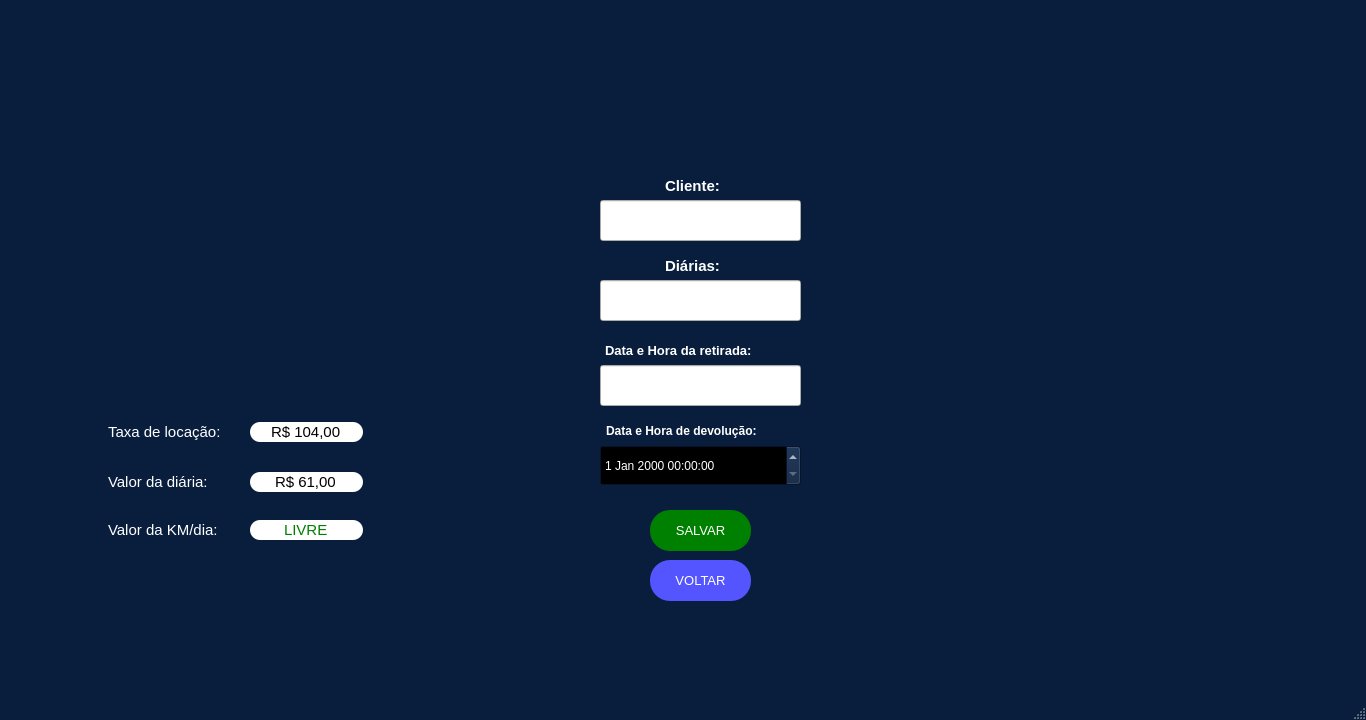
<?xml version="1.0" encoding="UTF-8"?>
<ui version="4.0">
 <class>MainWindow</class>
 <widget class="QMainWindow" name="MainWindow">
  <property name="geometry">
   <rect>
    <x>0</x>
    <y>0</y>
    <width>1366</width>
    <height>720</height>
   </rect>
  </property>
  <property name="minimumSize">
   <size>
    <width>1366</width>
    <height>720</height>
   </size>
  </property>
  <property name="maximumSize">
   <size>
    <width>1366</width>
    <height>720</height>
   </size>
  </property>
  <property name="palette">
   <palette>
    <active>
     <colorrole role="WindowText">
      <brush brushstyle="SolidPattern">
       <color alpha="255">
        <red>255</red>
        <green>255</green>
        <blue>255</blue>
       </color>
      </brush>
     </colorrole>
     <colorrole role="Button">
      <brush brushstyle="SolidPattern">
       <color alpha="255">
        <red>9</red>
        <green>30</green>
        <blue>61</blue>
       </color>
      </brush>
     </colorrole>
     <colorrole role="Light">
      <brush brushstyle="SolidPattern">
       <color alpha="255">
        <red>13</red>
        <green>45</green>
        <blue>91</blue>
       </color>
      </brush>
     </colorrole>
     <colorrole role="Midlight">
      <brush brushstyle="SolidPattern">
       <color alpha="255">
        <red>11</red>
        <green>37</green>
        <blue>76</blue>
       </color>
      </brush>
     </colorrole>
     <colorrole role="Dark">
      <brush brushstyle="SolidPattern">
       <color alpha="255">
        <red>4</red>
        <green>15</green>
        <blue>30</blue>
       </color>
      </brush>
     </colorrole>
     <colorrole role="Mid">
      <brush brushstyle="SolidPattern">
       <color alpha="255">
        <red>6</red>
        <green>20</green>
        <blue>41</blue>
       </color>
      </brush>
     </colorrole>
     <colorrole role="Text">
      <brush brushstyle="SolidPattern">
       <color alpha="255">
        <red>255</red>
        <green>255</green>
        <blue>255</blue>
       </color>
      </brush>
     </colorrole>
     <colorrole role="BrightText">
      <brush brushstyle="SolidPattern">
       <color alpha="255">
        <red>255</red>
        <green>255</green>
        <blue>255</blue>
       </color>
      </brush>
     </colorrole>
     <colorrole role="ButtonText">
      <brush brushstyle="SolidPattern">
       <color alpha="255">
        <red>255</red>
        <green>255</green>
        <blue>255</blue>
       </color>
      </brush>
     </colorrole>
     <colorrole role="Base">
      <brush brushstyle="SolidPattern">
       <color alpha="255">
        <red>0</red>
        <green>0</green>
        <blue>0</blue>
       </color>
      </brush>
     </colorrole>
     <colorrole role="Window">
      <brush brushstyle="SolidPattern">
       <color alpha="255">
        <red>9</red>
        <green>30</green>
        <blue>61</blue>
       </color>
      </brush>
     </colorrole>
     <colorrole role="Shadow">
      <brush brushstyle="SolidPattern">
       <color alpha="255">
        <red>0</red>
        <green>0</green>
        <blue>0</blue>
       </color>
      </brush>
     </colorrole>
     <colorrole role="AlternateBase">
      <brush brushstyle="SolidPattern">
       <color alpha="255">
        <red>4</red>
        <green>15</green>
        <blue>30</blue>
       </color>
      </brush>
     </colorrole>
     <colorrole role="ToolTipBase">
      <brush brushstyle="SolidPattern">
       <color alpha="255">
        <red>255</red>
        <green>255</green>
        <blue>220</blue>
       </color>
      </brush>
     </colorrole>
     <colorrole role="ToolTipText">
      <brush brushstyle="SolidPattern">
       <color alpha="255">
        <red>0</red>
        <green>0</green>
        <blue>0</blue>
       </color>
      </brush>
     </colorrole>
     <colorrole role="PlaceholderText">
      <brush brushstyle="SolidPattern">
       <color alpha="128">
        <red>255</red>
        <green>255</green>
        <blue>255</blue>
       </color>
      </brush>
     </colorrole>
    </active>
    <inactive>
     <colorrole role="WindowText">
      <brush brushstyle="SolidPattern">
       <color alpha="255">
        <red>255</red>
        <green>255</green>
        <blue>255</blue>
       </color>
      </brush>
     </colorrole>
     <colorrole role="Button">
      <brush brushstyle="SolidPattern">
       <color alpha="255">
        <red>9</red>
        <green>30</green>
        <blue>61</blue>
       </color>
      </brush>
     </colorrole>
     <colorrole role="Light">
      <brush brushstyle="SolidPattern">
       <color alpha="255">
        <red>13</red>
        <green>45</green>
        <blue>91</blue>
       </color>
      </brush>
     </colorrole>
     <colorrole role="Midlight">
      <brush brushstyle="SolidPattern">
       <color alpha="255">
        <red>11</red>
        <green>37</green>
        <blue>76</blue>
       </color>
      </brush>
     </colorrole>
     <colorrole role="Dark">
      <brush brushstyle="SolidPattern">
       <color alpha="255">
        <red>4</red>
        <green>15</green>
        <blue>30</blue>
       </color>
      </brush>
     </colorrole>
     <colorrole role="Mid">
      <brush brushstyle="SolidPattern">
       <color alpha="255">
        <red>6</red>
        <green>20</green>
        <blue>41</blue>
       </color>
      </brush>
     </colorrole>
     <colorrole role="Text">
      <brush brushstyle="SolidPattern">
       <color alpha="255">
        <red>255</red>
        <green>255</green>
        <blue>255</blue>
       </color>
      </brush>
     </colorrole>
     <colorrole role="BrightText">
      <brush brushstyle="SolidPattern">
       <color alpha="255">
        <red>255</red>
        <green>255</green>
        <blue>255</blue>
       </color>
      </brush>
     </colorrole>
     <colorrole role="ButtonText">
      <brush brushstyle="SolidPattern">
       <color alpha="255">
        <red>255</red>
        <green>255</green>
        <blue>255</blue>
       </color>
      </brush>
     </colorrole>
     <colorrole role="Base">
      <brush brushstyle="SolidPattern">
       <color alpha="255">
        <red>0</red>
        <green>0</green>
        <blue>0</blue>
       </color>
      </brush>
     </colorrole>
     <colorrole role="Window">
      <brush brushstyle="SolidPattern">
       <color alpha="255">
        <red>9</red>
        <green>30</green>
        <blue>61</blue>
       </color>
      </brush>
     </colorrole>
     <colorrole role="Shadow">
      <brush brushstyle="SolidPattern">
       <color alpha="255">
        <red>0</red>
        <green>0</green>
        <blue>0</blue>
       </color>
      </brush>
     </colorrole>
     <colorrole role="AlternateBase">
      <brush brushstyle="SolidPattern">
       <color alpha="255">
        <red>4</red>
        <green>15</green>
        <blue>30</blue>
       </color>
      </brush>
     </colorrole>
     <colorrole role="ToolTipBase">
      <brush brushstyle="SolidPattern">
       <color alpha="255">
        <red>255</red>
        <green>255</green>
        <blue>220</blue>
       </color>
      </brush>
     </colorrole>
     <colorrole role="ToolTipText">
      <brush brushstyle="SolidPattern">
       <color alpha="255">
        <red>0</red>
        <green>0</green>
        <blue>0</blue>
       </color>
      </brush>
     </colorrole>
     <colorrole role="PlaceholderText">
      <brush brushstyle="SolidPattern">
       <color alpha="128">
        <red>255</red>
        <green>255</green>
        <blue>255</blue>
       </color>
      </brush>
     </colorrole>
    </inactive>
    <disabled>
     <colorrole role="WindowText">
      <brush brushstyle="SolidPattern">
       <color alpha="255">
        <red>4</red>
        <green>15</green>
        <blue>30</blue>
       </color>
      </brush>
     </colorrole>
     <colorrole role="Button">
      <brush brushstyle="SolidPattern">
       <color alpha="255">
        <red>9</red>
        <green>30</green>
        <blue>61</blue>
       </color>
      </brush>
     </colorrole>
     <colorrole role="Light">
      <brush brushstyle="SolidPattern">
       <color alpha="255">
        <red>13</red>
        <green>45</green>
        <blue>91</blue>
       </color>
      </brush>
     </colorrole>
     <colorrole role="Midlight">
      <brush brushstyle="SolidPattern">
       <color alpha="255">
        <red>11</red>
        <green>37</green>
        <blue>76</blue>
       </color>
      </brush>
     </colorrole>
     <colorrole role="Dark">
      <brush brushstyle="SolidPattern">
       <color alpha="255">
        <red>4</red>
        <green>15</green>
        <blue>30</blue>
       </color>
      </brush>
     </colorrole>
     <colorrole role="Mid">
      <brush brushstyle="SolidPattern">
       <color alpha="255">
        <red>6</red>
        <green>20</green>
        <blue>41</blue>
       </color>
      </brush>
     </colorrole>
     <colorrole role="Text">
      <brush brushstyle="SolidPattern">
       <color alpha="255">
        <red>4</red>
        <green>15</green>
        <blue>30</blue>
       </color>
      </brush>
     </colorrole>
     <colorrole role="BrightText">
      <brush brushstyle="SolidPattern">
       <color alpha="255">
        <red>255</red>
        <green>255</green>
        <blue>255</blue>
       </color>
      </brush>
     </colorrole>
     <colorrole role="ButtonText">
      <brush brushstyle="SolidPattern">
       <color alpha="255">
        <red>4</red>
        <green>15</green>
        <blue>30</blue>
       </color>
      </brush>
     </colorrole>
     <colorrole role="Base">
      <brush brushstyle="SolidPattern">
       <color alpha="255">
        <red>9</red>
        <green>30</green>
        <blue>61</blue>
       </color>
      </brush>
     </colorrole>
     <colorrole role="Window">
      <brush brushstyle="SolidPattern">
       <color alpha="255">
        <red>9</red>
        <green>30</green>
        <blue>61</blue>
       </color>
      </brush>
     </colorrole>
     <colorrole role="Shadow">
      <brush brushstyle="SolidPattern">
       <color alpha="255">
        <red>0</red>
        <green>0</green>
        <blue>0</blue>
       </color>
      </brush>
     </colorrole>
     <colorrole role="AlternateBase">
      <brush brushstyle="SolidPattern">
       <color alpha="255">
        <red>9</red>
        <green>30</green>
        <blue>61</blue>
       </color>
      </brush>
     </colorrole>
     <colorrole role="ToolTipBase">
      <brush brushstyle="SolidPattern">
       <color alpha="255">
        <red>255</red>
        <green>255</green>
        <blue>220</blue>
       </color>
      </brush>
     </colorrole>
     <colorrole role="ToolTipText">
      <brush brushstyle="SolidPattern">
       <color alpha="255">
        <red>0</red>
        <green>0</green>
        <blue>0</blue>
       </color>
      </brush>
     </colorrole>
     <colorrole role="PlaceholderText">
      <brush brushstyle="SolidPattern">
       <color alpha="128">
        <red>255</red>
        <green>255</green>
        <blue>255</blue>
       </color>
      </brush>
     </colorrole>
    </disabled>
   </palette>
  </property>
  <property name="windowTitle">
   <string>Long Drive</string>
  </property>
  <property name="windowIcon">
   <iconset>
    <normaloff>../Logos/LOGO4.png</normaloff>../Logos/LOGO4.png</iconset>
  </property>
  <property name="layoutDirection">
   <enum>Qt::LeftToRight</enum>
  </property>
  <widget class="QWidget" name="centralwidget">
   <widget class="QPushButton" name="kwidt2">
    <property name="geometry">
     <rect>
      <x>40</x>
      <y>20</y>
      <width>501</width>
      <height>311</height>
     </rect>
    </property>
    <property name="palette">
     <palette>
      <active>
       <colorrole role="WindowText">
        <brush brushstyle="SolidPattern">
         <color alpha="255">
          <red>170</red>
          <green>85</green>
          <blue>0</blue>
         </color>
        </brush>
       </colorrole>
       <colorrole role="Text">
        <brush brushstyle="SolidPattern">
         <color alpha="255">
          <red>0</red>
          <green>0</green>
          <blue>0</blue>
         </color>
        </brush>
       </colorrole>
       <colorrole role="BrightText">
        <brush brushstyle="SolidPattern">
         <color alpha="255">
          <red>203</red>
          <green>255</green>
          <blue>80</blue>
         </color>
        </brush>
       </colorrole>
       <colorrole role="ButtonText">
        <brush brushstyle="SolidPattern">
         <color alpha="255">
          <red>57</red>
          <green>87</green>
          <blue>255</blue>
         </color>
        </brush>
       </colorrole>
       <colorrole role="ToolTipBase">
        <brush brushstyle="SolidPattern">
         <color alpha="255">
          <red>255</red>
          <green>255</green>
          <blue>0</blue>
         </color>
        </brush>
       </colorrole>
       <colorrole role="PlaceholderText">
        <brush brushstyle="SolidPattern">
         <color alpha="128">
          <red>0</red>
          <green>0</green>
          <blue>0</blue>
         </color>
        </brush>
       </colorrole>
      </active>
      <inactive>
       <colorrole role="WindowText">
        <brush brushstyle="SolidPattern">
         <color alpha="255">
          <red>170</red>
          <green>85</green>
          <blue>0</blue>
         </color>
        </brush>
       </colorrole>
       <colorrole role="Text">
        <brush brushstyle="SolidPattern">
         <color alpha="255">
          <red>0</red>
          <green>0</green>
          <blue>0</blue>
         </color>
        </brush>
       </colorrole>
       <colorrole role="BrightText">
        <brush brushstyle="SolidPattern">
         <color alpha="255">
          <red>203</red>
          <green>255</green>
          <blue>80</blue>
         </color>
        </brush>
       </colorrole>
       <colorrole role="ButtonText">
        <brush brushstyle="SolidPattern">
         <color alpha="255">
          <red>57</red>
          <green>87</green>
          <blue>255</blue>
         </color>
        </brush>
       </colorrole>
       <colorrole role="ToolTipBase">
        <brush brushstyle="SolidPattern">
         <color alpha="255">
          <red>255</red>
          <green>255</green>
          <blue>0</blue>
         </color>
        </brush>
       </colorrole>
       <colorrole role="PlaceholderText">
        <brush brushstyle="SolidPattern">
         <color alpha="128">
          <red>0</red>
          <green>0</green>
          <blue>0</blue>
         </color>
        </brush>
       </colorrole>
      </inactive>
      <disabled>
       <colorrole role="WindowText">
        <brush brushstyle="SolidPattern">
         <color alpha="255">
          <red>4</red>
          <green>15</green>
          <blue>30</blue>
         </color>
        </brush>
       </colorrole>
       <colorrole role="Text">
        <brush brushstyle="SolidPattern">
         <color alpha="255">
          <red>120</red>
          <green>120</green>
          <blue>120</blue>
         </color>
        </brush>
       </colorrole>
       <colorrole role="BrightText">
        <brush brushstyle="SolidPattern">
         <color alpha="255">
          <red>203</red>
          <green>255</green>
          <blue>80</blue>
         </color>
        </brush>
       </colorrole>
       <colorrole role="ButtonText">
        <brush brushstyle="SolidPattern">
         <color alpha="255">
          <red>120</red>
          <green>120</green>
          <blue>120</blue>
         </color>
        </brush>
       </colorrole>
       <colorrole role="ToolTipBase">
        <brush brushstyle="SolidPattern">
         <color alpha="255">
          <red>255</red>
          <green>255</green>
          <blue>0</blue>
         </color>
        </brush>
       </colorrole>
       <colorrole role="PlaceholderText">
        <brush brushstyle="SolidPattern">
         <color alpha="128">
          <red>0</red>
          <green>0</green>
          <blue>0</blue>
         </color>
        </brush>
       </colorrole>
      </disabled>
     </palette>
    </property>
    <property name="font">
     <font>
      <family>Arial</family>
      <weight>75</weight>
      <bold>true</bold>
     </font>
    </property>
    <property name="contextMenuPolicy">
     <enum>Qt::CustomContextMenu</enum>
    </property>
    <property name="text">
     <string/>
    </property>
    <property name="icon">
     <iconset>
      <normaloff>../Imagens/1-Kwid(T2).png</normaloff>../Imagens/1-Kwid(T2).png</iconset>
    </property>
    <property name="iconSize">
     <size>
      <width>492</width>
      <height>456</height>
     </size>
    </property>
    <property name="checkable">
     <bool>false</bool>
    </property>
    <property name="autoRepeat">
     <bool>false</bool>
    </property>
    <property name="autoExclusive">
     <bool>false</bool>
    </property>
    <property name="autoDefault">
     <bool>false</bool>
    </property>
    <property name="default">
     <bool>false</bool>
    </property>
    <property name="flat">
     <bool>true</bool>
    </property>
   </widget>
   <widget class="QLabel" name="logoT6">
    <property name="enabled">
     <bool>true</bool>
    </property>
    <property name="geometry">
     <rect>
      <x>1110</x>
      <y>530</y>
      <width>231</width>
      <height>231</height>
     </rect>
    </property>
    <property name="toolTip">
     <string>&lt;html&gt;&lt;head/&gt;&lt;body&gt;&lt;p align=&quot;center&quot;&gt;&lt;br/&gt;&lt;/p&gt;&lt;/body&gt;&lt;/html&gt;</string>
    </property>
    <property name="whatsThis">
     <string>&lt;html&gt;&lt;head/&gt;&lt;body&gt;&lt;p align=&quot;center&quot;&gt;&lt;br/&gt;&lt;/p&gt;&lt;/body&gt;&lt;/html&gt;</string>
    </property>
    <property name="autoFillBackground">
     <bool>false</bool>
    </property>
    <property name="styleSheet">
     <string notr="true"/>
    </property>
    <property name="text">
     <string/>
    </property>
    <property name="pixmap">
     <pixmap>../Logos/LOGO2.png</pixmap>
    </property>
    <property name="scaledContents">
     <bool>true</bool>
    </property>
    <property name="wordWrap">
     <bool>false</bool>
    </property>
   </widget>
   <widget class="QLabel" name="datare_1">
    <property name="geometry">
     <rect>
      <x>605</x>
      <y>325</y>
      <width>191</width>
      <height>51</height>
     </rect>
    </property>
    <property name="font">
     <font>
      <family>Arial</family>
      <pointsize>10</pointsize>
      <weight>75</weight>
      <bold>true</bold>
     </font>
    </property>
    <property name="text">
     <string>Data e Hora da retirada:</string>
    </property>
   </widget>
   <widget class="QDateTimeEdit" name="data_devolucao">
    <property name="geometry">
     <rect>
      <x>600</x>
      <y>445</y>
      <width>201</width>
      <height>41</height>
     </rect>
    </property>
    <property name="styleSheet">
     <string notr="true">QDateTime{rgb(0, 0, 0)}
border-radius:25px;
</string>
    </property>
   </widget>
   <widget class="QLabel" name="datade_1">
    <property name="geometry">
     <rect>
      <x>606</x>
      <y>405</y>
      <width>201</width>
      <height>51</height>
     </rect>
    </property>
    <property name="font">
     <font>
      <family>Arial</family>
      <pointsize>9</pointsize>
      <weight>75</weight>
      <bold>true</bold>
     </font>
    </property>
    <property name="text">
     <string>Data e Hora de devolução:</string>
    </property>
   </widget>
   <widget class="QPushButton" name="voltar_10">
    <property name="geometry">
     <rect>
      <x>650</x>
      <y>560</y>
      <width>101</width>
      <height>41</height>
     </rect>
    </property>
    <property name="palette">
     <palette>
      <active>
       <colorrole role="WindowText">
        <brush brushstyle="SolidPattern">
         <color alpha="255">
          <red>255</red>
          <green>255</green>
          <blue>255</blue>
         </color>
        </brush>
       </colorrole>
       <colorrole role="Button">
        <brush brushstyle="SolidPattern">
         <color alpha="255">
          <red>85</red>
          <green>85</green>
          <blue>255</blue>
         </color>
        </brush>
       </colorrole>
       <colorrole role="Text">
        <brush brushstyle="SolidPattern">
         <color alpha="255">
          <red>255</red>
          <green>255</green>
          <blue>255</blue>
         </color>
        </brush>
       </colorrole>
       <colorrole role="BrightText">
        <brush brushstyle="SolidPattern">
         <color alpha="255">
          <red>203</red>
          <green>255</green>
          <blue>80</blue>
         </color>
        </brush>
       </colorrole>
       <colorrole role="ButtonText">
        <brush brushstyle="SolidPattern">
         <color alpha="255">
          <red>255</red>
          <green>255</green>
          <blue>255</blue>
         </color>
        </brush>
       </colorrole>
       <colorrole role="Base">
        <brush brushstyle="SolidPattern">
         <color alpha="255">
          <red>85</red>
          <green>85</green>
          <blue>255</blue>
         </color>
        </brush>
       </colorrole>
       <colorrole role="Window">
        <brush brushstyle="SolidPattern">
         <color alpha="255">
          <red>85</red>
          <green>85</green>
          <blue>255</blue>
         </color>
        </brush>
       </colorrole>
       <colorrole role="ToolTipBase">
        <brush brushstyle="SolidPattern">
         <color alpha="255">
          <red>255</red>
          <green>255</green>
          <blue>0</blue>
         </color>
        </brush>
       </colorrole>
       <colorrole role="PlaceholderText">
        <brush brushstyle="SolidPattern">
         <color alpha="128">
          <red>0</red>
          <green>0</green>
          <blue>0</blue>
         </color>
        </brush>
       </colorrole>
      </active>
      <inactive>
       <colorrole role="WindowText">
        <brush brushstyle="SolidPattern">
         <color alpha="255">
          <red>255</red>
          <green>255</green>
          <blue>255</blue>
         </color>
        </brush>
       </colorrole>
       <colorrole role="Button">
        <brush brushstyle="SolidPattern">
         <color alpha="255">
          <red>85</red>
          <green>85</green>
          <blue>255</blue>
         </color>
        </brush>
       </colorrole>
       <colorrole role="Text">
        <brush brushstyle="SolidPattern">
         <color alpha="255">
          <red>255</red>
          <green>255</green>
          <blue>255</blue>
         </color>
        </brush>
       </colorrole>
       <colorrole role="BrightText">
        <brush brushstyle="SolidPattern">
         <color alpha="255">
          <red>203</red>
          <green>255</green>
          <blue>80</blue>
         </color>
        </brush>
       </colorrole>
       <colorrole role="ButtonText">
        <brush brushstyle="SolidPattern">
         <color alpha="255">
          <red>255</red>
          <green>255</green>
          <blue>255</blue>
         </color>
        </brush>
       </colorrole>
       <colorrole role="Base">
        <brush brushstyle="SolidPattern">
         <color alpha="255">
          <red>85</red>
          <green>85</green>
          <blue>255</blue>
         </color>
        </brush>
       </colorrole>
       <colorrole role="Window">
        <brush brushstyle="SolidPattern">
         <color alpha="255">
          <red>85</red>
          <green>85</green>
          <blue>255</blue>
         </color>
        </brush>
       </colorrole>
       <colorrole role="ToolTipBase">
        <brush brushstyle="SolidPattern">
         <color alpha="255">
          <red>255</red>
          <green>255</green>
          <blue>0</blue>
         </color>
        </brush>
       </colorrole>
       <colorrole role="PlaceholderText">
        <brush brushstyle="SolidPattern">
         <color alpha="128">
          <red>0</red>
          <green>0</green>
          <blue>0</blue>
         </color>
        </brush>
       </colorrole>
      </inactive>
      <disabled>
       <colorrole role="WindowText">
        <brush brushstyle="SolidPattern">
         <color alpha="255">
          <red>255</red>
          <green>255</green>
          <blue>255</blue>
         </color>
        </brush>
       </colorrole>
       <colorrole role="Button">
        <brush brushstyle="SolidPattern">
         <color alpha="255">
          <red>85</red>
          <green>85</green>
          <blue>255</blue>
         </color>
        </brush>
       </colorrole>
       <colorrole role="Text">
        <brush brushstyle="SolidPattern">
         <color alpha="255">
          <red>255</red>
          <green>255</green>
          <blue>255</blue>
         </color>
        </brush>
       </colorrole>
       <colorrole role="BrightText">
        <brush brushstyle="SolidPattern">
         <color alpha="255">
          <red>203</red>
          <green>255</green>
          <blue>80</blue>
         </color>
        </brush>
       </colorrole>
       <colorrole role="ButtonText">
        <brush brushstyle="SolidPattern">
         <color alpha="255">
          <red>255</red>
          <green>255</green>
          <blue>255</blue>
         </color>
        </brush>
       </colorrole>
       <colorrole role="Base">
        <brush brushstyle="SolidPattern">
         <color alpha="255">
          <red>85</red>
          <green>85</green>
          <blue>255</blue>
         </color>
        </brush>
       </colorrole>
       <colorrole role="Window">
        <brush brushstyle="SolidPattern">
         <color alpha="255">
          <red>85</red>
          <green>85</green>
          <blue>255</blue>
         </color>
        </brush>
       </colorrole>
       <colorrole role="ToolTipBase">
        <brush brushstyle="SolidPattern">
         <color alpha="255">
          <red>255</red>
          <green>255</green>
          <blue>0</blue>
         </color>
        </brush>
       </colorrole>
       <colorrole role="PlaceholderText">
        <brush brushstyle="SolidPattern">
         <color alpha="128">
          <red>0</red>
          <green>0</green>
          <blue>0</blue>
         </color>
        </brush>
       </colorrole>
      </disabled>
     </palette>
    </property>
    <property name="font">
     <font>
      <family>Arial</family>
      <pointsize>10</pointsize>
      <weight>9</weight>
      <italic>false</italic>
      <bold>false</bold>
     </font>
    </property>
    <property name="contextMenuPolicy">
     <enum>Qt::CustomContextMenu</enum>
    </property>
    <property name="styleSheet">
     <string notr="true">QPushButton{
	color:white;
	border-radius:20px;
	background-color: rgb(85, 85, 255);
	font: 75 10pt &quot;Arial&quot;;
}
QPushButton:hover{
	background-color: rgb(10, 10, 127);
}</string>
    </property>
    <property name="text">
     <string>VOLTAR</string>
    </property>
    <property name="iconSize">
     <size>
      <width>93</width>
      <height>100</height>
     </size>
    </property>
    <property name="checkable">
     <bool>false</bool>
    </property>
    <property name="autoRepeat">
     <bool>false</bool>
    </property>
    <property name="autoExclusive">
     <bool>false</bool>
    </property>
    <property name="autoDefault">
     <bool>false</bool>
    </property>
    <property name="default">
     <bool>false</bool>
    </property>
    <property name="flat">
     <bool>true</bool>
    </property>
   </widget>
   <widget class="QPushButton" name="devolver">
    <property name="geometry">
     <rect>
      <x>650</x>
      <y>510</y>
      <width>101</width>
      <height>41</height>
     </rect>
    </property>
    <property name="palette">
     <palette>
      <active>
       <colorrole role="WindowText">
        <brush brushstyle="SolidPattern">
         <color alpha="255">
          <red>255</red>
          <green>255</green>
          <blue>255</blue>
         </color>
        </brush>
       </colorrole>
       <colorrole role="Button">
        <brush brushstyle="SolidPattern">
         <color alpha="255">
          <red>0</red>
          <green>128</green>
          <blue>0</blue>
         </color>
        </brush>
       </colorrole>
       <colorrole role="Text">
        <brush brushstyle="SolidPattern">
         <color alpha="255">
          <red>255</red>
          <green>255</green>
          <blue>255</blue>
         </color>
        </brush>
       </colorrole>
       <colorrole role="BrightText">
        <brush brushstyle="SolidPattern">
         <color alpha="255">
          <red>203</red>
          <green>255</green>
          <blue>80</blue>
         </color>
        </brush>
       </colorrole>
       <colorrole role="ButtonText">
        <brush brushstyle="SolidPattern">
         <color alpha="255">
          <red>255</red>
          <green>255</green>
          <blue>255</blue>
         </color>
        </brush>
       </colorrole>
       <colorrole role="Base">
        <brush brushstyle="SolidPattern">
         <color alpha="255">
          <red>0</red>
          <green>128</green>
          <blue>0</blue>
         </color>
        </brush>
       </colorrole>
       <colorrole role="Window">
        <brush brushstyle="SolidPattern">
         <color alpha="255">
          <red>0</red>
          <green>128</green>
          <blue>0</blue>
         </color>
        </brush>
       </colorrole>
       <colorrole role="ToolTipBase">
        <brush brushstyle="SolidPattern">
         <color alpha="255">
          <red>255</red>
          <green>255</green>
          <blue>0</blue>
         </color>
        </brush>
       </colorrole>
       <colorrole role="PlaceholderText">
        <brush brushstyle="SolidPattern">
         <color alpha="128">
          <red>0</red>
          <green>0</green>
          <blue>0</blue>
         </color>
        </brush>
       </colorrole>
      </active>
      <inactive>
       <colorrole role="WindowText">
        <brush brushstyle="SolidPattern">
         <color alpha="255">
          <red>255</red>
          <green>255</green>
          <blue>255</blue>
         </color>
        </brush>
       </colorrole>
       <colorrole role="Button">
        <brush brushstyle="SolidPattern">
         <color alpha="255">
          <red>0</red>
          <green>128</green>
          <blue>0</blue>
         </color>
        </brush>
       </colorrole>
       <colorrole role="Text">
        <brush brushstyle="SolidPattern">
         <color alpha="255">
          <red>255</red>
          <green>255</green>
          <blue>255</blue>
         </color>
        </brush>
       </colorrole>
       <colorrole role="BrightText">
        <brush brushstyle="SolidPattern">
         <color alpha="255">
          <red>203</red>
          <green>255</green>
          <blue>80</blue>
         </color>
        </brush>
       </colorrole>
       <colorrole role="ButtonText">
        <brush brushstyle="SolidPattern">
         <color alpha="255">
          <red>255</red>
          <green>255</green>
          <blue>255</blue>
         </color>
        </brush>
       </colorrole>
       <colorrole role="Base">
        <brush brushstyle="SolidPattern">
         <color alpha="255">
          <red>0</red>
          <green>128</green>
          <blue>0</blue>
         </color>
        </brush>
       </colorrole>
       <colorrole role="Window">
        <brush brushstyle="SolidPattern">
         <color alpha="255">
          <red>0</red>
          <green>128</green>
          <blue>0</blue>
         </color>
        </brush>
       </colorrole>
       <colorrole role="ToolTipBase">
        <brush brushstyle="SolidPattern">
         <color alpha="255">
          <red>255</red>
          <green>255</green>
          <blue>0</blue>
         </color>
        </brush>
       </colorrole>
       <colorrole role="PlaceholderText">
        <brush brushstyle="SolidPattern">
         <color alpha="128">
          <red>0</red>
          <green>0</green>
          <blue>0</blue>
         </color>
        </brush>
       </colorrole>
      </inactive>
      <disabled>
       <colorrole role="WindowText">
        <brush brushstyle="SolidPattern">
         <color alpha="255">
          <red>255</red>
          <green>255</green>
          <blue>255</blue>
         </color>
        </brush>
       </colorrole>
       <colorrole role="Button">
        <brush brushstyle="SolidPattern">
         <color alpha="255">
          <red>0</red>
          <green>128</green>
          <blue>0</blue>
         </color>
        </brush>
       </colorrole>
       <colorrole role="Text">
        <brush brushstyle="SolidPattern">
         <color alpha="255">
          <red>255</red>
          <green>255</green>
          <blue>255</blue>
         </color>
        </brush>
       </colorrole>
       <colorrole role="BrightText">
        <brush brushstyle="SolidPattern">
         <color alpha="255">
          <red>203</red>
          <green>255</green>
          <blue>80</blue>
         </color>
        </brush>
       </colorrole>
       <colorrole role="ButtonText">
        <brush brushstyle="SolidPattern">
         <color alpha="255">
          <red>255</red>
          <green>255</green>
          <blue>255</blue>
         </color>
        </brush>
       </colorrole>
       <colorrole role="Base">
        <brush brushstyle="SolidPattern">
         <color alpha="255">
          <red>0</red>
          <green>128</green>
          <blue>0</blue>
         </color>
        </brush>
       </colorrole>
       <colorrole role="Window">
        <brush brushstyle="SolidPattern">
         <color alpha="255">
          <red>0</red>
          <green>128</green>
          <blue>0</blue>
         </color>
        </brush>
       </colorrole>
       <colorrole role="ToolTipBase">
        <brush brushstyle="SolidPattern">
         <color alpha="255">
          <red>255</red>
          <green>255</green>
          <blue>0</blue>
         </color>
        </brush>
       </colorrole>
       <colorrole role="PlaceholderText">
        <brush brushstyle="SolidPattern">
         <color alpha="128">
          <red>0</red>
          <green>0</green>
          <blue>0</blue>
         </color>
        </brush>
       </colorrole>
      </disabled>
     </palette>
    </property>
    <property name="font">
     <font>
      <family>Arial</family>
      <pointsize>10</pointsize>
      <weight>9</weight>
      <italic>false</italic>
      <bold>false</bold>
     </font>
    </property>
    <property name="contextMenuPolicy">
     <enum>Qt::CustomContextMenu</enum>
    </property>
    <property name="styleSheet">
     <string notr="true">QPushButton{
	color:white;
	border-radius:20px;
	background-color: #008000;
	font: 75 10pt &quot;Arial&quot;;
}
QPushButton:hover{
	background-color: #005500;
}</string>
    </property>
    <property name="text">
     <string>SALVAR</string>
    </property>
    <property name="iconSize">
     <size>
      <width>93</width>
      <height>100</height>
     </size>
    </property>
    <property name="checkable">
     <bool>false</bool>
    </property>
    <property name="autoRepeat">
     <bool>false</bool>
    </property>
    <property name="autoExclusive">
     <bool>false</bool>
    </property>
    <property name="autoDefault">
     <bool>false</bool>
    </property>
    <property name="default">
     <bool>false</bool>
    </property>
    <property name="flat">
     <bool>true</bool>
    </property>
   </widget>
   <widget class="QLabel" name="datacli1">
    <property name="geometry">
     <rect>
      <x>665</x>
      <y>170</y>
      <width>71</width>
      <height>31</height>
     </rect>
    </property>
    <property name="font">
     <font>
      <family>Arial</family>
      <pointsize>11</pointsize>
      <weight>75</weight>
      <bold>true</bold>
     </font>
    </property>
    <property name="text">
     <string>Cliente:</string>
    </property>
   </widget>
   <widget class="QLineEdit" name="nome_cliente">
    <property name="geometry">
     <rect>
      <x>600</x>
      <y>200</y>
      <width>201</width>
      <height>41</height>
     </rect>
    </property>
    <property name="styleSheet">
     <string notr="true">color:black;

</string>
    </property>
    <property name="inputMask">
     <string/>
    </property>
   </widget>
   <widget class="QLabel" name="diarias6">
    <property name="geometry">
     <rect>
      <x>665</x>
      <y>240</y>
      <width>71</width>
      <height>51</height>
     </rect>
    </property>
    <property name="font">
     <font>
      <family>Arial</family>
      <pointsize>11</pointsize>
      <weight>75</weight>
      <bold>true</bold>
     </font>
    </property>
    <property name="text">
     <string>Diárias:</string>
    </property>
   </widget>
   <widget class="QLineEdit" name="diariaspace6">
    <property name="geometry">
     <rect>
      <x>600</x>
      <y>280</y>
      <width>201</width>
      <height>41</height>
     </rect>
    </property>
    <property name="font">
     <font>
      <pointsize>8</pointsize>
     </font>
    </property>
    <property name="styleSheet">
     <string notr="true">color:black;
</string>
    </property>
   </widget>
   <widget class="QLineEdit" name="data_retirada">
    <property name="geometry">
     <rect>
      <x>600</x>
      <y>365</y>
      <width>201</width>
      <height>41</height>
     </rect>
    </property>
    <property name="styleSheet">
     <string notr="true">color:black;
</string>
    </property>
   </widget>
   <widget class="QLineEdit" name="lineEdit">
    <property name="geometry">
     <rect>
      <x>250</x>
      <y>422</y>
      <width>113</width>
      <height>20</height>
     </rect>
    </property>
    <property name="font">
     <font>
      <pointsize>11</pointsize>
     </font>
    </property>
    <property name="styleSheet">
     <string notr="true">color:black;
border-radius:10px;
</string>
    </property>
    <property name="text">
     <string>R$ 104,00</string>
    </property>
    <property name="alignment">
     <set>Qt::AlignCenter</set>
    </property>
   </widget>
   <widget class="QLabel" name="label_2">
    <property name="geometry">
     <rect>
      <x>108</x>
      <y>464</y>
      <width>141</width>
      <height>36</height>
     </rect>
    </property>
    <property name="font">
     <font>
      <pointsize>11</pointsize>
     </font>
    </property>
    <property name="text">
     <string>Valor da diária:</string>
    </property>
   </widget>
   <widget class="QLineEdit" name="lineEdit_2">
    <property name="geometry">
     <rect>
      <x>250</x>
      <y>472</y>
      <width>113</width>
      <height>20</height>
     </rect>
    </property>
    <property name="font">
     <font>
      <pointsize>11</pointsize>
     </font>
    </property>
    <property name="styleSheet">
     <string notr="true">color:black;
border-radius:10px;</string>
    </property>
    <property name="text">
     <string>R$ 61,00</string>
    </property>
    <property name="alignment">
     <set>Qt::AlignCenter</set>
    </property>
   </widget>
   <widget class="QLineEdit" name="lineEdit_3">
    <property name="geometry">
     <rect>
      <x>250</x>
      <y>520</y>
      <width>113</width>
      <height>20</height>
     </rect>
    </property>
    <property name="font">
     <font>
      <pointsize>11</pointsize>
     </font>
    </property>
    <property name="styleSheet">
     <string notr="true">color: rgb(0, 126, 0);
border-radius:10px;</string>
    </property>
    <property name="text">
     <string>LIVRE</string>
    </property>
    <property name="alignment">
     <set>Qt::AlignCenter</set>
    </property>
   </widget>
   <widget class="QLabel" name="label_3">
    <property name="geometry">
     <rect>
      <x>108</x>
      <y>512</y>
      <width>141</width>
      <height>36</height>
     </rect>
    </property>
    <property name="font">
     <font>
      <pointsize>11</pointsize>
     </font>
    </property>
    <property name="text">
     <string>Valor da KM/dia:</string>
    </property>
   </widget>
   <widget class="QLabel" name="label">
    <property name="geometry">
     <rect>
      <x>108</x>
      <y>414</y>
      <width>141</width>
      <height>36</height>
     </rect>
    </property>
    <property name="font">
     <font>
      <pointsize>11</pointsize>
     </font>
    </property>
    <property name="text">
     <string>Taxa de locação:</string>
    </property>
   </widget>
   <zorder>data_retirada</zorder>
   <zorder>nome_cliente</zorder>
   <zorder>data_devolucao</zorder>
   <zorder>kwidt2</zorder>
   <zorder>logoT6</zorder>
   <zorder>datare_1</zorder>
   <zorder>datade_1</zorder>
   <zorder>voltar_10</zorder>
   <zorder>devolver</zorder>
   <zorder>datacli1</zorder>
   <zorder>diarias6</zorder>
   <zorder>diariaspace6</zorder>
   <zorder>lineEdit</zorder>
   <zorder>label_2</zorder>
   <zorder>lineEdit_2</zorder>
   <zorder>lineEdit_3</zorder>
   <zorder>label_3</zorder>
   <zorder>label</zorder>
  </widget>
  <widget class="QStatusBar" name="statusbar"/>
 </widget>
 <resources>
  <include location="../ICONES_QTDESIGNER.qrc"/>
 </resources>
 <connections/>
</ui>
